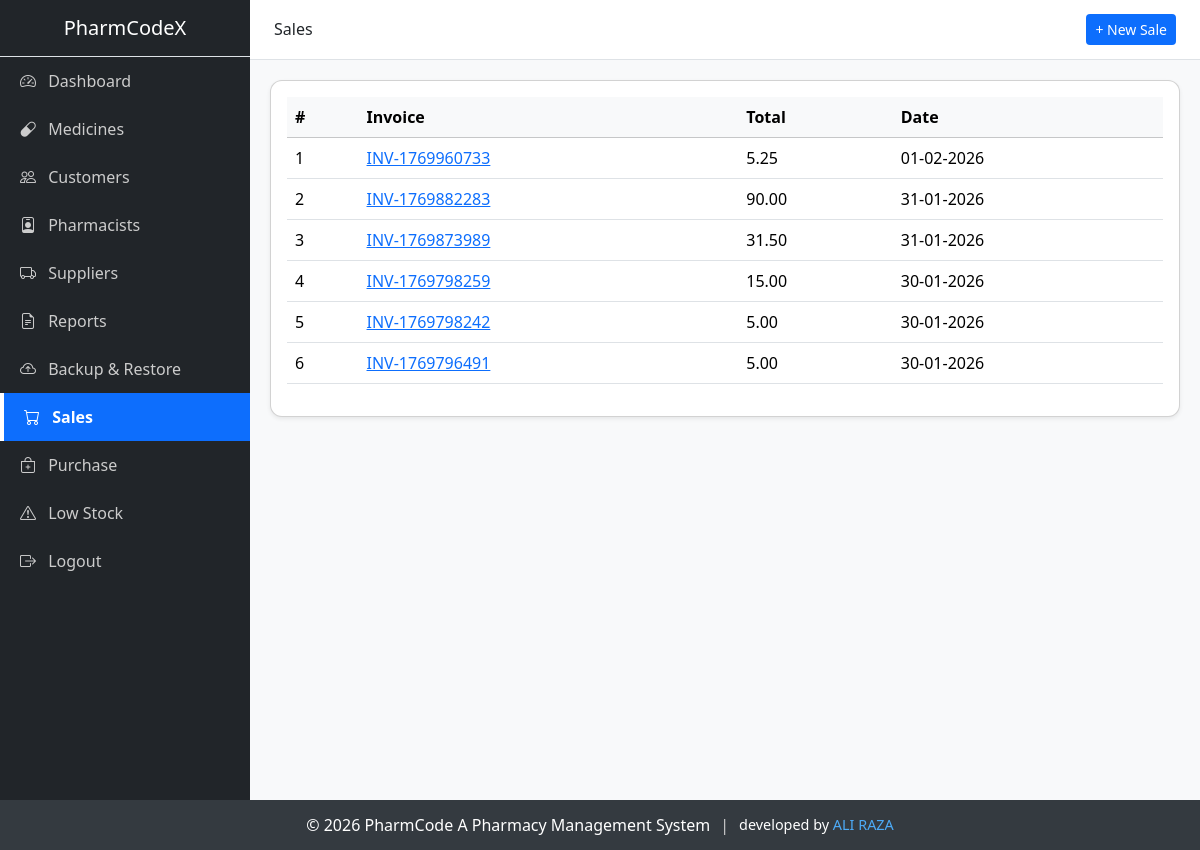
The app's page /mutual/sales.php (signed in), older data.
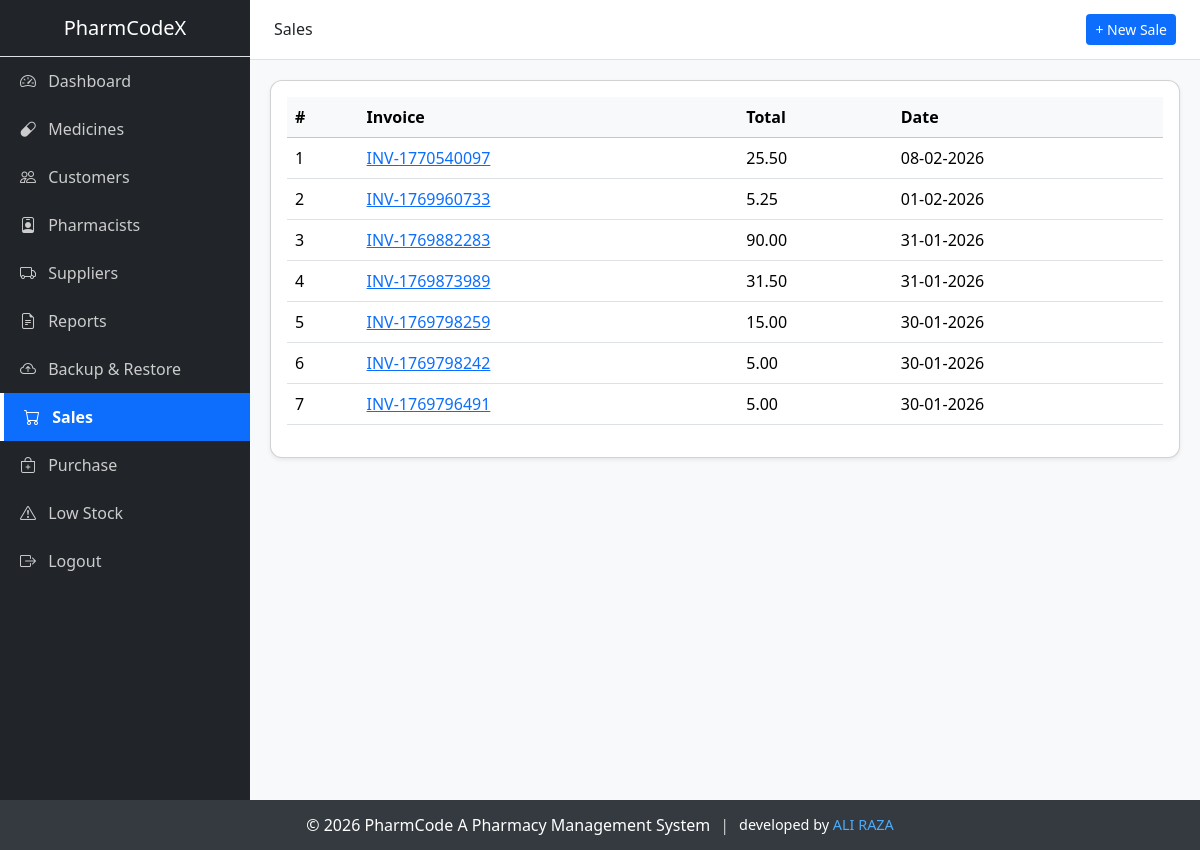
The same page, newer data.
### tables this page shows
CREATE TABLE `sales` (
  `id` int(11) NOT NULL AUTO_INCREMENT,
  `invoice_no` varchar(50) NOT NULL,
  `customer_id` int(11) NOT NULL,
  `subtotal` decimal(10,2) DEFAULT 0.00,
  `discount` decimal(10,2) DEFAULT 0.00,
  `tax` decimal(10,2) DEFAULT 0.00,
  `total` decimal(10,2) NOT NULL,
  `sale_date` timestamp NOT NULL DEFAULT current_timestamp(),
  PRIMARY KEY (`id`),
  KEY `fk_sales_customer` (`customer_id`),
  CONSTRAINT `fk_sales_customer` FOREIGN KEY (`customer_id`) REFERENCES `customers` (`id`) ON UPDATE CASCADE
);

### mutual/sales.php (the view, shortened to what this page needs)
<?php
include('../config/connection.php');
$sales     = $conn->query("SELECT * FROM sales ORDER BY id DESC");
?>
<!DOCTYPE html>
<html lang="en">
<head>
<link href="https://cdn.jsdelivr.net/npm/bootstrap@5.3.2/dist/css/bootstrap.min.css" rel="stylesheet">
</head>
<body class="admin-theme">
<div class="d-flex">
<?php include('../includes/sidebar.php'); ?>
<div class="flex-grow-1">
<div class="topbar d-flex align-items-center justify-content-between px-4">
    <h6 class="mb-0">Sales</h6>
    <button class="btn btn-sm"
        style="background-color: var(--primary-color); color:#fff"
        data-bs-toggle="modal" data-bs-target="#saleModal">
        + New Sale
    </button>
</div>
<div class="content">
<div class="card shadow-sm">
<div class="card-body">
<table class="table table-hover align-middle">
<thead class="table-light">
<tr>
    <th>#</th>
    <th>Invoice</th>
    <th>Total</th>
    <th>Date</th>
</tr>
</thead>
<tbody>
<?php $i=1; while($row=$sales->fetch_assoc()): ?>
<tr>
    <td><?= $i++ ?></td>
    <td>
        <a href="invoice.php?id=<?= $row['id'] ?>" target="_blank">
            <?= $row['invoice_no'] ?>
        </a>
    </td>
    <td><?= number_format($row['total'],2) ?></td>
    <td><?= date('d-m-Y', strtotime($row['sale_date'])) ?></td>
</tr>
<?php endwhile; ?>
</tbody>
</table>
</div>
</div>
</div>
</div>
</div>
<?php include("../includes/footer.php"); ?>
</body>
</html>

Row changes from the older to the newer data that the page shows:
added sales: invoice_no "INV-1770540097", total "25.50", sale_date "08-02-2026"
